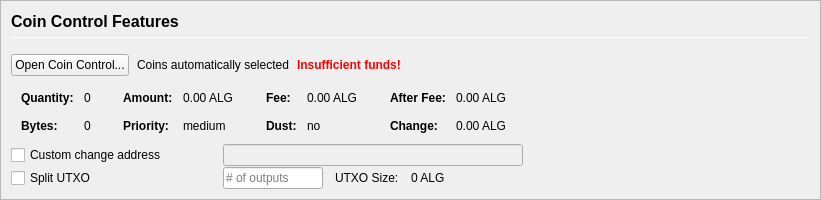
         <widget class="QFrame" name="frameCoinControl">
          <property name="sizePolicy">
           <sizepolicy hsizetype="Expanding" vsizetype="Expanding">
            <horstretch>0</horstretch>
            <verstretch>0</verstretch>
           </sizepolicy>
          </property>
          <property name="maximumSize">
           <size>
            <width>16777215</width>
            <height>16777215</height>
           </size>
          </property>
          <property name="frameShape">
           <enum>QFrame::StyledPanel</enum>
          </property>
          <property name="frameShadow">
           <enum>QFrame::Sunken</enum>
          </property>
          <layout class="QVBoxLayout" name="verticalLayoutCoinControl2">
           <property name="spacing">
            <number>0</number>
           </property>
           <property name="leftMargin">
            <number>0</number>
           </property>
           <property name="topMargin">
            <number>0</number>
           </property>
           <property name="rightMargin">
            <number>0</number>
           </property>
           <property name="bottomMargin">
            <number>0</number>
           </property>
           <item>
            <widget class="QFrame" name="frameCoinControl_BG">
             <layout class="QVBoxLayout" name="verticalLayoutCoinControl" stretch="0,0,0,0,0,0">
              <property name="spacing">
               <number>1</number>
              </property>
              <property name="leftMargin">
               <number>10</number>
              </property>
              <property name="topMargin">
               <number>10</number>
              </property>
              <item>
               <layout class="QHBoxLayout" name="horizontalLayoutCoinControl1">
                <property name="bottomMargin">
                 <number>15</number>
                </property>
                <item>
                 <layout class="QVBoxLayout" name="verticalLayout_3">
                  <property name="spacing">
                   <number>6</number>
                  </property>
                  <item>
                   <widget class="QLabel" name="labelCoinControlFeatures">
                    <property name="sizePolicy">
                     <sizepolicy hsizetype="Preferred" vsizetype="Maximum">
                      <horstretch>0</horstretch>
                      <verstretch>0</verstretch>
                     </sizepolicy>
                    </property>
                    <property name="minimumSize">
                     <size>
                      <width>0</width>
                      <height>20</height>
                     </size>
                    </property>
                    <property name="font">
                     <font>
                      <pointsize>12</pointsize>
                      <weight>75</weight>
                      <bold>true</bold>
                     </font>
                    </property>
                    <property name="styleSheet">
                     <string notr="true">font-weight:bold;</string>
                    </property>
                    <property name="text">
                     <string>Coin Control Features</string>
                    </property>
                   </widget>
                  </item>
                  <item>
                   <widget class="Line" name="line">
                    <property name="minimumSize">
                     <size>
                      <width>0</width>
                      <height>1</height>
                     </size>
                    </property>
                    <property name="maximumSize">
                     <size>
                      <width>16777215</width>
                      <height>1</height>
                     </size>
                    </property>
                    <property name="orientation">
                     <enum>Qt::Horizontal</enum>
                    </property>
                   </widget>
                  </item>
                 </layout>
                </item>
               </layout>
              </item>
              <item>
               <layout class="QHBoxLayout" name="horizontalLayoutCoinControl2" stretch="0,0,0,0">
                <property name="spacing">
                 <number>8</number>
                </property>
                <property name="bottomMargin">
                 <number>10</number>
                </property>
                <item>
                 <widget class="QPushButton" name="pushButtonCoinControl">
                  <property name="styleSheet">
                   <string notr="true"/>
                  </property>
                  <property name="text">
                   <string>Open Coin Control...</string>
                  </property>
                  <property name="autoDefault">
                   <bool>false</bool>
                  </property>
                 </widget>
                </item>
                <item>
                 <widget class="QLabel" name="labelCoinControlAutomaticallySelected">
                  <property name="text">
                   <string>Coins automatically selected</string>
                  </property>
                  <property name="margin">
                   <number>5</number>
                  </property>
                 </widget>
                </item>
                <item>
                 <widget class="QLabel" name="labelCoinControlInsuffFunds">
                  <property name="font">
                   <font>
                    <weight>75</weight>
                    <bold>true</bold>
                   </font>
                  </property>
                  <property name="styleSheet">
                   <string notr="true">color:red;font-weight:bold;</string>
                  </property>
                  <property name="text">
                   <string>Insufficient funds!</string>
                  </property>
                  <property name="margin">
                   <number>5</number>
                  </property>
                 </widget>
                </item>
                <item>
                 <spacer name="horizontalSpacerCoinControl">
                  <property name="orientation">
                   <enum>Qt::Horizontal</enum>
                  </property>
                  <property name="sizeHint" stdset="0">
                   <size>
                    <width>40</width>
                    <height>1</height>
                   </size>
                  </property>
                 </spacer>
                </item>
               </layout>
              </item>
              <item>
               <widget class="QWidget" name="widgetCoinControl" native="true">
                <property name="sizePolicy">
                 <sizepolicy hsizetype="Preferred" vsizetype="Preferred">
                  <horstretch>0</horstretch>
                  <verstretch>0</verstretch>
                 </sizepolicy>
                </property>
                <property name="minimumSize">
                 <size>
                  <width>0</width>
                  <height>0</height>
                 </size>
                </property>
                <property name="styleSheet">
                 <string notr="true"/>
                </property>
                <layout class="QHBoxLayout" name="horizontalLayoutCoinControl5">
                 <property name="leftMargin">
                  <number>0</number>
                 </property>
                 <property name="topMargin">
                  <number>0</number>
                 </property>
                 <property name="rightMargin">
                  <number>0</number>
                 </property>
                 <property name="bottomMargin">
                  <number>0</number>
                 </property>
                 <item>
                  <layout class="QHBoxLayout" name="horizontalLayoutCoinControl3" stretch="0,0,0,1">
                   <property name="spacing">
                    <number>20</number>
                   </property>
                   <property name="topMargin">
                    <number>0</number>
                   </property>
                   <property name="bottomMargin">
                    <number>10</number>
                   </property>
                   <item>
                    <layout class="QFormLayout" name="formLayoutCoinControl1">
                     <property name="horizontalSpacing">
                      <number>10</number>
                     </property>
                     <property name="verticalSpacing">
                      <number>14</number>
                     </property>
                     <property name="leftMargin">
                      <number>10</number>
                     </property>
                     <property name="topMargin">
                      <number>4</number>
                     </property>
                     <property name="rightMargin">
                      <number>6</number>
                     </property>
                     <item row="0" column="0">
                      <widget class="QLabel" name="labelCoinControlQuantityText">
                       <property name="font">
                        <font>
                         <weight>75</weight>
                         <bold>true</bold>
                        </font>
                       </property>
                       <property name="text">
                        <string>Quantity:</string>
                       </property>
                       <property name="margin">
                        <number>0</number>
                       </property>
                      </widget>
                     </item>
                     <item row="0" column="1">
                      <widget class="QLabel" name="labelCoinControlQuantity">
                       <property name="cursor">
                        <cursorShape>IBeamCursor</cursorShape>
                       </property>
                       <property name="contextMenuPolicy">
                        <enum>Qt::ActionsContextMenu</enum>
                       </property>
                       <property name="text">
                        <string notr="true">0</string>
                       </property>
                       <property name="margin">
                        <number>0</number>
                       </property>
                       <property name="textInteractionFlags">
                        <set>Qt::LinksAccessibleByMouse|Qt::TextSelectableByKeyboard|Qt::TextSelectableByMouse</set>
                       </property>
                      </widget>
                     </item>
                     <item row="1" column="0">
                      <widget class="QLabel" name="labelCoinControlBytesText">
                       <property name="font">
                        <font>
                         <weight>75</weight>
                         <bold>true</bold>
                        </font>
                       </property>
                       <property name="text">
                        <string>Bytes:</string>
                       </property>
                      </widget>
                     </item>
                     <item row="1" column="1">
                      <widget class="QLabel" name="labelCoinControlBytes">
                       <property name="cursor">
                        <cursorShape>IBeamCursor</cursorShape>
                       </property>
                       <property name="contextMenuPolicy">
                        <enum>Qt::ActionsContextMenu</enum>
                       </property>
                       <property name="text">
                        <string notr="true">0</string>
                       </property>
                       <property name="textInteractionFlags">
                        <set>Qt::LinksAccessibleByMouse|Qt::TextSelectableByKeyboard|Qt::TextSelectableByMouse</set>
                       </property>
                      </widget>
                     </item>
                    </layout>
                   </item>
                   <item>
                    <layout class="QFormLayout" name="formLayoutCoinControl2">
                     <property name="horizontalSpacing">
                      <number>10</number>
                     </property>
                     <property name="verticalSpacing">
                      <number>14</number>
                     </property>
                     <property name="leftMargin">
                      <number>6</number>
                     </property>
                     <property name="topMargin">
                      <number>4</number>
                     </property>
                     <property name="rightMargin">
                      <number>6</number>
                     </property>
                     <item row="0" column="0">
                      <widget class="QLabel" name="labelCoinControlAmountText">
                       <property name="font">
                        <font>
                         <weight>75</weight>
                         <bold>true</bold>
                        </font>
                       </property>
                       <property name="text">
                        <string>Amount:</string>
                       </property>
                       <property name="margin">
                        <number>0</number>
                       </property>
                      </widget>
                     </item>
                     <item row="0" column="1">
                      <widget class="QLabel" name="labelCoinControlAmount">
                       <property name="cursor">
                        <cursorShape>IBeamCursor</cursorShape>
                       </property>
                       <property name="contextMenuPolicy">
                        <enum>Qt::ActionsContextMenu</enum>
                       </property>
                       <property name="text">
                        <string notr="true">0.00 ALG</string>
                       </property>
                       <property name="textInteractionFlags">
                        <set>Qt::LinksAccessibleByMouse|Qt::TextSelectableByKeyboard|Qt::TextSelectableByMouse</set>
                       </property>
                      </widget>
                     </item>
                     <item row="1" column="0">
                      <widget class="QLabel" name="labelCoinControlPriorityText">
                       <property name="font">
                        <font>
                         <weight>75</weight>
                         <bold>true</bold>
                        </font>
                       </property>
                       <property name="text">
                        <string>Priority:</string>
                       </property>
                      </widget>
                     </item>
                     <item row="1" column="1">
                      <widget class="QLabel" name="labelCoinControlPriority">
                       <property name="cursor">
                        <cursorShape>IBeamCursor</cursorShape>
                       </property>
                       <property name="contextMenuPolicy">
                        <enum>Qt::ActionsContextMenu</enum>
                       </property>
                       <property name="text">
                        <string>medium</string>
                       </property>
                       <property name="textInteractionFlags">
                        <set>Qt::LinksAccessibleByMouse|Qt::TextSelectableByKeyboard|Qt::TextSelectableByMouse</set>
                       </property>
                      </widget>
                     </item>
                    </layout>
                   </item>
                   <item>
                    <layout class="QFormLayout" name="formLayoutCoinControl3">
                     <property name="horizontalSpacing">
                      <number>10</number>
                     </property>
                     <property name="verticalSpacing">
                      <number>14</number>
                     </property>
                     <property name="leftMargin">
                      <number>6</number>
                     </property>
                     <property name="topMargin">
                      <number>4</number>
                     </property>
                     <property name="rightMargin">
                      <number>6</number>
                     </property>
                     <item row="0" column="0">
                      <widget class="QLabel" name="labelCoinControlFeeText">
                       <property name="font">
                        <font>
                         <weight>75</weight>
                         <bold>true</bold>
                        </font>
                       </property>
                       <property name="text">
                        <string>Fee:</string>
                       </property>
                       <property name="margin">
                        <number>0</number>
                       </property>
                      </widget>
                     </item>
                     <item row="0" column="1">
                      <widget class="QLabel" name="labelCoinControlFee">
                       <property name="cursor">
                        <cursorShape>IBeamCursor</cursorShape>
                       </property>
                       <property name="contextMenuPolicy">
                        <enum>Qt::ActionsContextMenu</enum>
                       </property>
                       <property name="text">
                        <string notr="true">0.00 ALG</string>
                       </property>
                       <property name="textInteractionFlags">
                        <set>Qt::LinksAccessibleByMouse|Qt::TextSelectableByKeyboard|Qt::TextSelectableByMouse</set>
                       </property>
                      </widget>
                     </item>
                     <item row="1" column="0">
                      <widget class="QLabel" name="labelCoinControlLowOutputText">
                       <property name="font">
                        <font>
                         <weight>75</weight>
                         <bold>true</bold>
                        </font>
                       </property>
                       <property name="text">
                        <string>Dust:</string>
                       </property>
                      </widget>
                     </item>
                     <item row="1" column="1">
                      <widget class="QLabel" name="labelCoinControlLowOutput">
                       <property name="cursor">
                        <cursorShape>IBeamCursor</cursorShape>
                       </property>
                       <property name="contextMenuPolicy">
                        <enum>Qt::ActionsContextMenu</enum>
                       </property>
                       <property name="text">
                        <string>no</string>
                       </property>
                       <property name="textInteractionFlags">
                        <set>Qt::LinksAccessibleByMouse|Qt::TextSelectableByKeyboard|Qt::TextSelectableByMouse</set>
                       </property>
                      </widget>
                     </item>
                    </layout>
                   </item>
                   <item>
                    <layout class="QFormLayout" name="formLayoutCoinControl4">
                     <property name="horizontalSpacing">
                      <number>10</number>
                     </property>
                     <property name="verticalSpacing">
                      <number>14</number>
                     </property>
                     <property name="leftMargin">
                      <number>6</number>
                     </property>
                     <property name="topMargin">
                      <number>4</number>
                     </property>
                     <property name="rightMargin">
                      <number>6</number>
                     </property>
                     <item row="0" column="0">
                      <widget class="QLabel" name="labelCoinControlAfterFeeText">
                       <property name="font">
                        <font>
                         <weight>75</weight>
                         <bold>true</bold>
                        </font>
                       </property>
                       <property name="text">
                        <string>After Fee:</string>
                       </property>
                       <property name="margin">
                        <number>0</number>
                       </property>
                      </widget>
                     </item>
                     <item row="0" column="1">
                      <widget class="QLabel" name="labelCoinControlAfterFee">
                       <property name="cursor">
                        <cursorShape>IBeamCursor</cursorShape>
                       </property>
                       <property name="contextMenuPolicy">
                        <enum>Qt::ActionsContextMenu</enum>
                       </property>
                       <property name="text">
                        <string notr="true">0.00 ALG</string>
                       </property>
                       <property name="textInteractionFlags">
                        <set>Qt::LinksAccessibleByMouse|Qt::TextSelectableByKeyboard|Qt::TextSelectableByMouse</set>
                       </property>
                      </widget>
                     </item>
                     <item row="1" column="0">
                      <widget class="QLabel" name="labelCoinControlChangeText">
                       <property name="font">
                        <font>
                         <weight>75</weight>
                         <bold>true</bold>
                        </font>
                       </property>
                       <property name="text">
                        <string>Change:</string>
                       </property>
                      </widget>
                     </item>
                     <item row="1" column="1">
                      <widget class="QLabel" name="labelCoinControlChange">
                       <property name="cursor">
                        <cursorShape>IBeamCursor</cursorShape>
                       </property>
                       <property name="contextMenuPolicy">
                        <enum>Qt::ActionsContextMenu</enum>
                       </property>
                       <property name="text">
                        <string notr="true">0.00 ALG</string>
                       </property>
                       <property name="textInteractionFlags">
                        <set>Qt::LinksAccessibleByMouse|Qt::TextSelectableByKeyboard|Qt::TextSelectableByMouse</set>
                       </property>
                      </widget>
                     </item>
                    </layout>
                   </item>
                  </layout>
                 </item>
                </layout>
               </widget>
              </item>
              <item>
               <layout class="QHBoxLayout" name="horizontalLayoutCoinControl4">
                <property name="spacing">
                 <number>12</number>
                </property>
                <property name="sizeConstraint">
                 <enum>QLayout::SetDefaultConstraint</enum>
                </property>
                <property name="topMargin">
                 <number>0</number>
                </property>
                <property name="rightMargin">
                 <number>0</number>
                </property>
                <item>
                 <widget class="QCheckBox" name="checkBoxCoinControlChange">
                  <property name="sizePolicy">
                   <sizepolicy hsizetype="Preferred" vsizetype="Preferred">
                    <horstretch>0</horstretch>
                    <verstretch>0</verstretch>
                   </sizepolicy>
                  </property>
                  <property name="minimumSize">
                   <size>
                    <width>200</width>
                    <height>0</height>
                   </size>
                  </property>
                  <property name="maximumSize">
                   <size>
                    <width>200</width>
                    <height>16777215</height>
                   </size>
                  </property>
                  <property name="toolTip">
                   <string>If this is activated, but the change address is empty or invalid, change will be sent to a newly generated address.</string>
                  </property>
                  <property name="text">
                   <string>Custom change address</string>
                  </property>
                 </widget>
                </item>
                <item>
                 <widget class="QValidatedLineEdit" name="lineEditCoinControlChange">
                  <property name="enabled">
                   <bool>false</bool>
                  </property>
                  <property name="sizePolicy">
                   <sizepolicy hsizetype="Preferred" vsizetype="Preferred">
                    <horstretch>0</horstretch>
                    <verstretch>0</verstretch>
                   </sizepolicy>
                  </property>
                  <property name="minimumSize">
                   <size>
                    <width>300</width>
                    <height>0</height>
                   </size>
                  </property>
                 </widget>
                </item>
                <item>
                 <widget class="QLabel" name="labelCoinControlChangeLabel">
                  <property name="sizePolicy">
                   <sizepolicy hsizetype="Preferred" vsizetype="Preferred">
                    <horstretch>0</horstretch>
                    <verstretch>0</verstretch>
                   </sizepolicy>
                  </property>
                  <property name="minimumSize">
                   <size>
                    <width>100</width>
                    <height>0</height>
                   </size>
                  </property>
                  <property name="text">
                   <string/>
                  </property>
                  <property name="margin">
                   <number>3</number>
                  </property>
                 </widget>
                </item>
               </layout>
              </item>
              <item>
               <layout class="QHBoxLayout" name="horizontalLayoutCoinControl6">
                <property name="spacing">
                 <number>12</number>
                </property>
                <property name="rightMargin">
                 <number>0</number>
                </property>
                <item>
                 <widget class="QCheckBox" name="splitBlockCheckBox">
                  <property name="sizePolicy">
                   <sizepolicy hsizetype="Preferred" vsizetype="Preferred">
                    <horstretch>0</horstretch>
                    <verstretch>0</verstretch>
                   </sizepolicy>
                  </property>
                  <property name="minimumSize">
                   <size>
                    <width>200</width>
                    <height>0</height>
                   </size>
                  </property>
                  <property name="maximumSize">
                   <size>
                    <width>200</width>
                    <height>16777215</height>
                   </size>
                  </property>
                  <property name="text">
                   <string>Split UTXO</string>
                  </property>
                 </widget>
                </item>
                <item>
                 <widget class="QLineEdit" name="splitBlockLineEdit">
                  <property name="sizePolicy">
                   <sizepolicy hsizetype="Preferred" vsizetype="Preferred">
                    <horstretch>50</horstretch>
                    <verstretch>0</verstretch>
                   </sizepolicy>
                  </property>
                  <property name="minimumSize">
                   <size>
                    <width>100</width>
                    <height>0</height>
                   </size>
                  </property>
                  <property name="maximumSize">
                   <size>
                    <width>100</width>
                    <height>16777215</height>
                   </size>
                  </property>
                  <property name="placeholderText">
                   <string># of outputs</string>
                  </property>
                 </widget>
                </item>
                <item>
                 <widget class="QLabel" name="labelBlockSizeText">
                  <property name="text">
                   <string>UTXO Size:</string>
                  </property>
                 </widget>
                </item>
                <item>
                 <widget class="QLabel" name="labelBlockSize">
                  <property name="text">
                   <string>0 ALG</string>
                  </property>
                 </widget>
                </item>
                <item>
                 <spacer name="horizontalSpacer_7">
                  <property name="orientation">
                   <enum>Qt::Horizontal</enum>
                  </property>
                  <property name="sizeHint" stdset="0">
                   <size>
                    <width>40</width>
                    <height>20</height>
                   </size>
                  </property>
                 </spacer>
                </item>
               </layout>
              </item>
              <item>
               <spacer name="verticalSpacerCoinControl">
                <property name="orientation">
                 <enum>Qt::Vertical</enum>
                </property>
                <property name="sizeHint" stdset="0">
                 <size>
                  <width>800</width>
                  <height>1</height>
                 </size>
                </property>
               </spacer>
              </item>
             </layout>
            </widget>
           </item>
          </layout>
         </widget>
